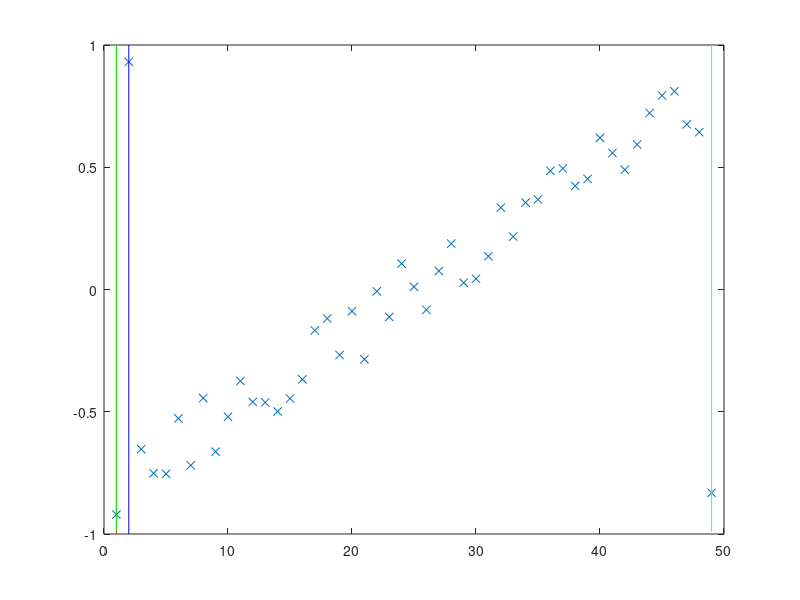
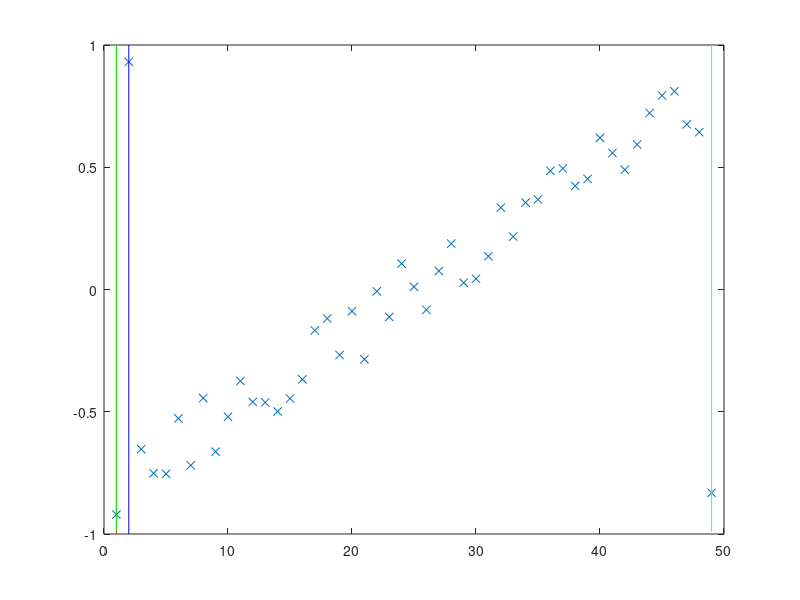
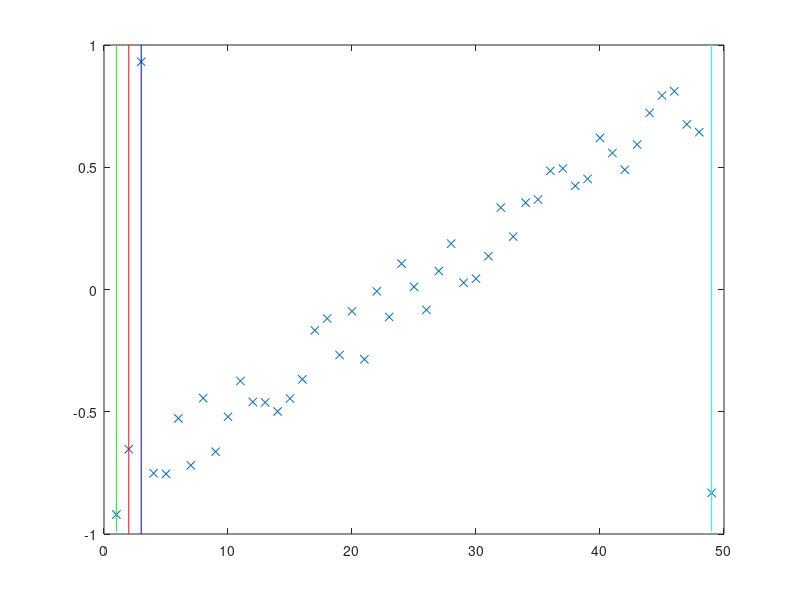
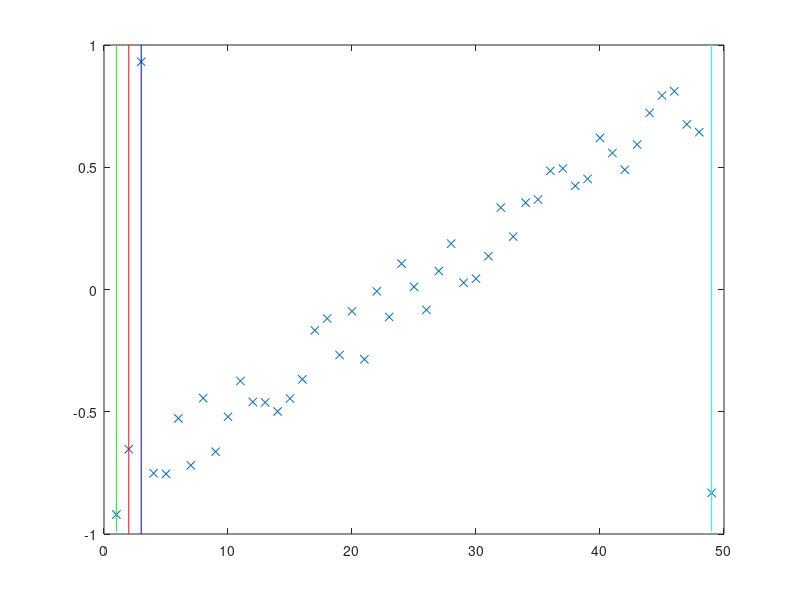

Source code (MATLAB) for these figures, in order:
function CocktailSortVerbose                         % Numerical Renaissance Codebase 1.0
n=49; n1=25; D=0.85*([1:n]'-n1)/n1+0.15*(2*rand(n,1)-1); D([1 n])=D([n 1]);
n=size(D,1); speed=1000; frame=1000;  l=1; r=n; figure(1); clf;
while r>l
  b=l; for i=l:r-1,
	  if D(i,1)>D(i+1,1), D(i:i+1,:)=[D(i+1,:); D(i,:)]; b=i; end
      plot(D(:,1),'x'); axis([0 n+1 -1 1]); hold on;
	  plot([i i],[-1 1],'r-',[i+1 i+1],[-1 1],'b-');
	  plot([l l],[-0.99 1],'g-',[r r],[-0.99 1],'c-'); hold off;
      fn=['CSt/f' num2str(frame) '.tiff']; print('-dtiff','-r100',fn);
      fn=['CSe/f' num2str(frame) '.eps'];  print('-depsc',fn);   frame=frame+1; 
	  pause(1/speed);  
  end; r=b;
  if r<=l, break; end
  a=r; for i=r-1:-1:l,
      if D(i,1)>D(i+1,1), D(i:i+1,:)=[D(i+1,:); D(i,:)]; a=i; end
      plot(D(:,1),'x'); axis([0 n+1 -1 1]); hold on;
	  plot([i i],[-1 1],'r-',[i+1 i+1],[-1 1],'b-');
	  plot([l l],[-0.99 1],'g-',[r r],[-0.99 1],'c-'); hold off;
      fn=['CSt/f' num2str(frame) '.tiff']; print('-dtiff','-r100',fn);
      fn=['CSe/f' num2str(frame) '.eps'];  print('-depsc',fn);   frame=frame+1; 
	  pause(1/speed);  
  end; l=a+1;
end
end % function CocktailSortVerbose